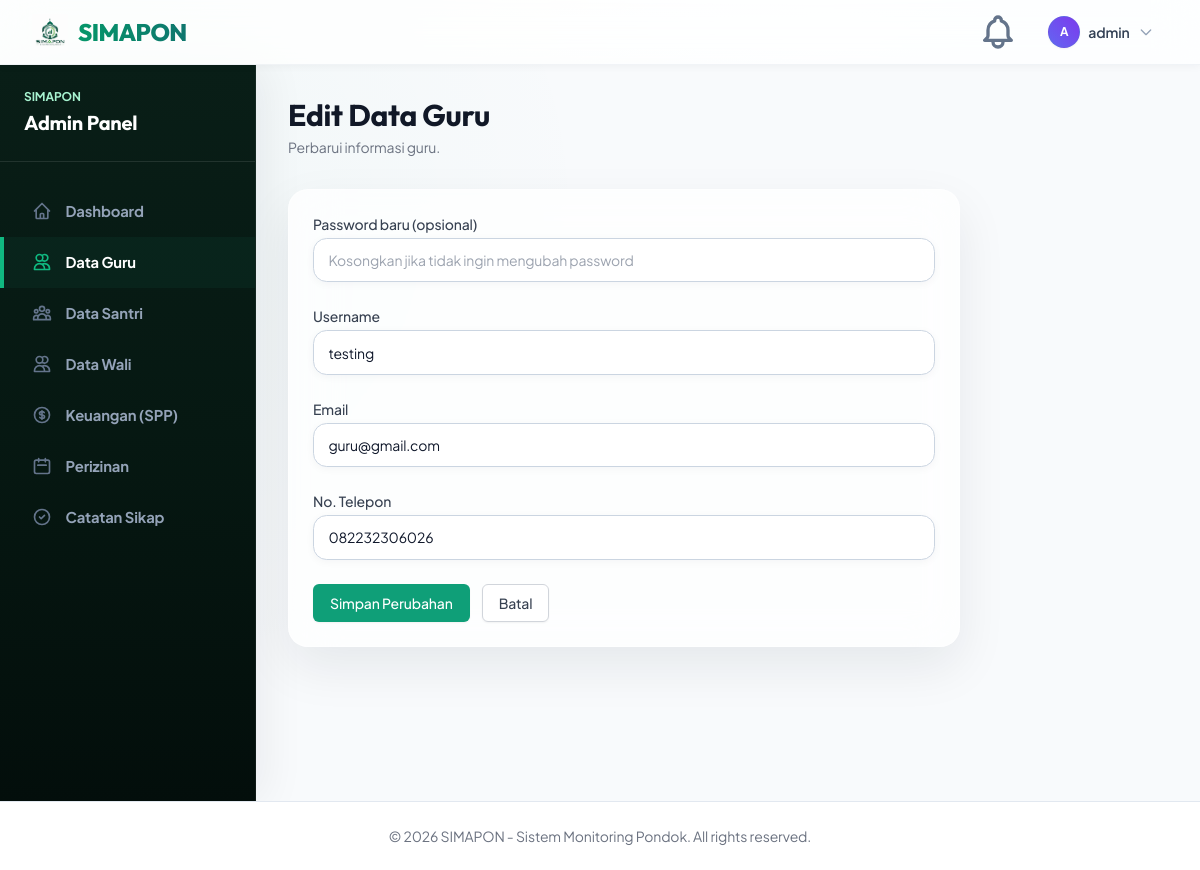
The page /dashboard/admin/edit-guru/2/ (signed in) on the database as committed earlier.
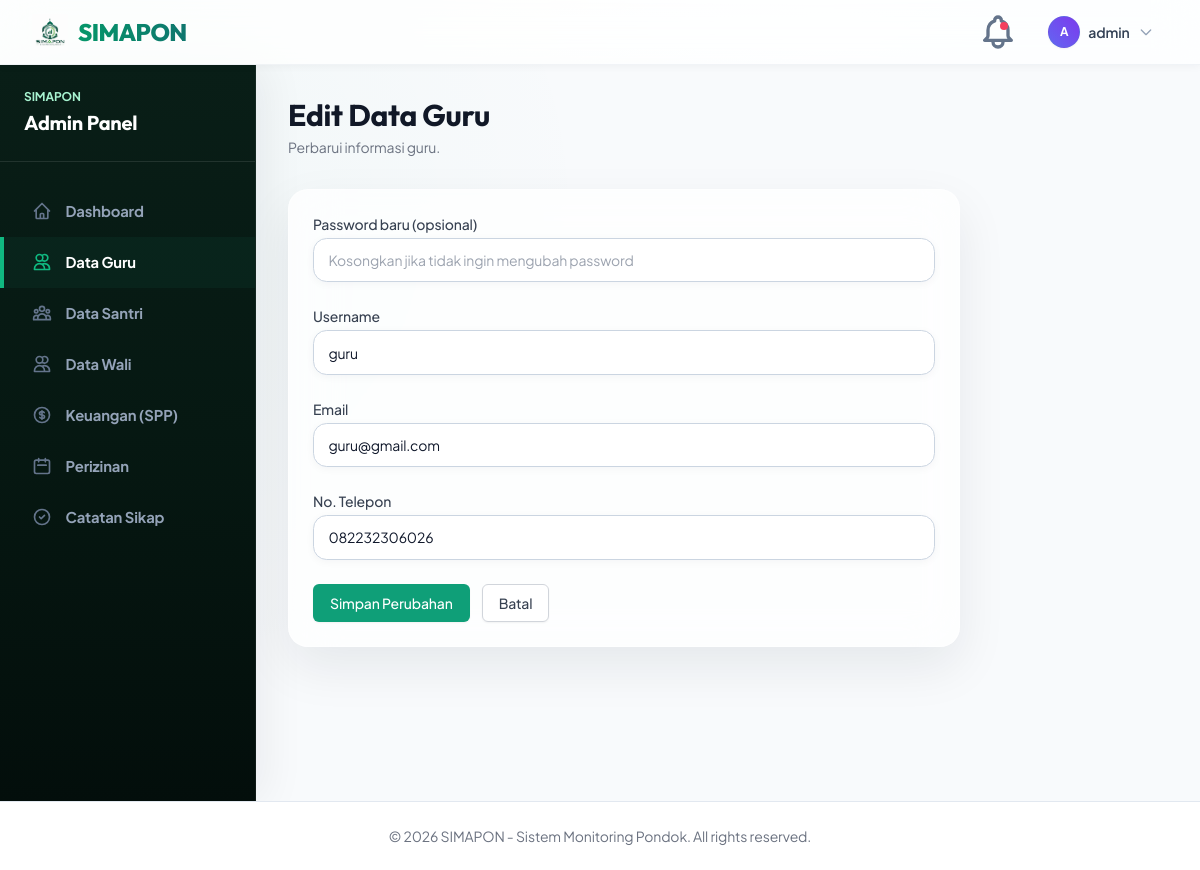
The same page on the database as committed later.
### users/models.py (models this page shows, shortened)
class User(AbstractUser):
    is_admin = models.BooleanField(default=False)
    is_guru = models.BooleanField(default=False)
    is_parent = models.BooleanField(default=False)
    phone_number = models.CharField(max_length=15, blank=True, null=True)
    profile_picture = models.ImageField(upload_to=get_profile_upload_path, blank=True, null=True, verbose_name="Foto Profil")
    class Meta:
        db_table = 'simapon_user'

### users/views.py (the view, shortened to what this page needs)
# urls.py: path('dashboard/admin/edit-guru/<int:guru_id>/', views.edit_guru, name='edit_guru'),
@login_required
def edit_guru(request, guru_id):
    guru = get_object_or_404(User, id=guru_id, is_guru=True)
    if not (request.user.is_admin or request.user.is_staff):
        return redirect('dashboard')
    return render(request, 'dashboards/admin/edit_guru.html', {'guru': guru})

### users/context_processors.py (called while the page is built)
def notifications_processor(request):
    if request.user.is_authenticated:
        latest_notifications = request.user.notifications.all()[:10]
        unread_count = request.user.notifications.filter(is_read=False).count()
        return {
            'latest_notifications': latest_notifications,
            'unread_notifications_count': unread_count,
        }
    return {}

### templates/dashboards/admin/edit_guru.html (shortened to what this page needs)
{% extends 'dashboards/admin/base.html' %} {% block admin_content %}
<div class="mb-8">
  <h2
    class="text-2xl font-bold leading-7 text-gray-900 sm:text-3xl sm:truncate"
  >
    Edit Data Guru
  </h2>
  <p class="mt-1 text-sm text-gray-500">Perbarui informasi guru.</p>
</div>
<div class="max-w-2xl">
  <div class="bg-white shadow sm:rounded-lg">
    <div class="px-4 py-5 sm:p-6">
      <form method="POST" class="space-y-6">
        <div>
          <label for="password" class="block text-sm font-medium text-gray-700"
            >Password baru (opsional)</label
          >
          <input
            type="password"
            name="password"
            id="password"
            class="mt-1 block w-full border border-gray-300 rounded-md shadow-sm py-2 px-3 focus:outline-none focus:ring-primary focus:border-primary sm:text-sm"
            placeholder="Kosongkan jika tidak ingin mengubah password"
          />
        </div>
        <div>
          <label for="username" class="block text-sm font-medium text-gray-700">
            Username
          </label>
          <input
            type="text"
            name="username"
            id="username"
            value="{{ guru.username }}"
            class="mt-1 block w-full border border-gray-300 rounded-md shadow-sm py-2 px-3 focus:outline-none focus:ring-primary focus:border-primary sm:text-sm"
            required
          />
        </div>
        <div>
          <label for="email" class="block text-sm font-medium text-gray-700">
            Email
          </label>
          <input
            type="email"
            name="email"
            id="email"
            value="{{ guru.email }}"
            class="mt-1 block w-full border border-gray-300 rounded-md shadow-sm py-2 px-3 focus:outline-none focus:ring-primary focus:border-primary sm:text-sm"
            required
          />
        </div>
        <div>
          <label
            for="phone_number"
            class="block text-sm font-medium text-gray-700"
          >
            No. Telepon
          </label>
          <input
            type="tel"
            name="phone_number"
            id="phone_number"
            value="{{ guru.phone_number|default:'' }}"
            class="mt-1 block w-full border border-gray-300 rounded-md shadow-sm py-2 px-3 focus:outline-none focus:ring-primary focus:border-primary sm:text-sm"
          />
        </div>
        <div class="flex gap-3">
          <button
            type="submit"
            class="flex justify-center py-2 px-4 border border-transparent rounded-md shadow-sm text-sm font-medium text-white bg-primary hover:bg-secondary focus:outline-none focus:ring-2 focus:ring-offset-2 focus:ring-primary"
          >
            Simpan Perubahan
          </button>
          <a
            href="{% url 'admin_guru_list' %}"
            class="flex justify-center py-2 px-4 border border-gray-300 rounded-md shadow-sm text-sm font-medium text-gray-700 bg-white hover:bg-gray-50 focus:outline-none focus:ring-2 focus:ring-offset-2 focus:ring-primary"
          >
            Batal
          </a>
        </div>
      </form>
    </div>
  </div>
</div>
{% endblock %}

### templates/base.html (shortened to what the changed rows need)
<!doctype html>
{% load static %}
<html lang="id">
  <head>
    <script src="https://cdn.tailwindcss.com"></script>
    <link
      href="https://cdn.jsdelivr.net/npm/simple-datatables@latest/dist/style.css"
      rel="stylesheet"
      type="text/css"
    />
    <link href="{% static 'css/simapon.css' %}" rel="stylesheet" />
  </head>
  <body class="text-slate-800 antialiased min-h-screen flex flex-col font-sans">
    <nav class="app-navbar w-full z-30 top-0 sticky">
      <div class="max-w-7xl mx-auto px-4 sm:px-6 lg:px-8">
        <div class="flex justify-between h-16">
          <div class="flex items-center gap-2 sm:gap-4">
            {% if user.is_authenticated %}
            <div class="relative group" id="notification-dropdown">
              <button
                class="nav-link flex items-center justify-center w-10 h-10 rounded-lg p-0 relative hover:bg-slate-100 transition-colors"
                type="button"
                id="notification-bell-btn"
                title="Notifikasi"
              >
                {% if unread_notifications_count > 0 %}
                <span class="absolute top-2.5 right-2.5 block h-2 w-2 rounded-full bg-rose-500" id="notif-badge"></span>
                {% endif %}
              </button>
            </div>
            {% endif %}
          </div>
        </div>
      </div>
    </nav>
    <main class="flex-grow">
      {% block content %} {% endblock %}
    </main>
  </body>
</html>

Rows that differ between the two databases and show on the page:
changed User "guru@gmail.com": username "testing" → "guru"
